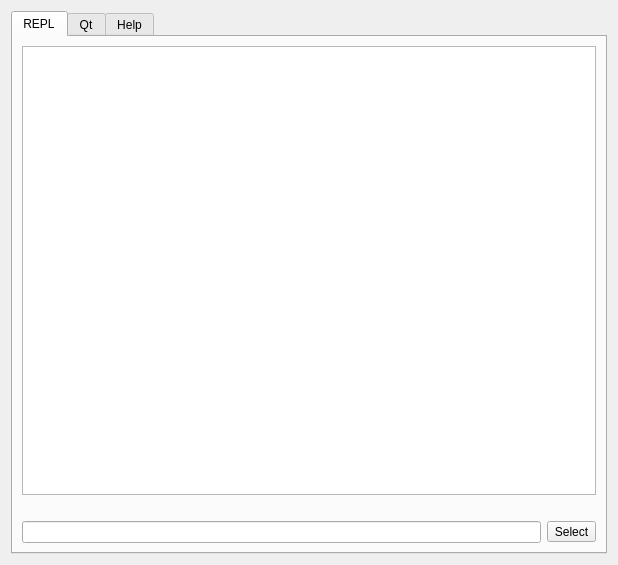
<?xml version="1.0" encoding="UTF-8"?>
<ui version="4.0">
 <class>gui</class>
 <widget class="QWidget" name="gui">
  <property name="geometry">
   <rect>
    <x>0</x>
    <y>0</y>
    <width>618</width>
    <height>565</height>
   </rect>
  </property>
  <property name="windowTitle">
   <string>EQL</string>
  </property>
  <layout class="QVBoxLayout">
   <item>
    <widget class="QTabWidget" name="main_tab">
     <property name="currentIndex">
      <number>0</number>
     </property>
     <widget class="QWidget" name="tab_1">
      <attribute name="title">
       <string>REPL</string>
      </attribute>
      <layout class="QVBoxLayout">
       <item>
        <widget class="QTextEdit" name="display"/>
       </item>
       <item>
        <layout class="QHBoxLayout" name="_3">
         <item>
          <widget class="QLabel" name="package_name">
           <property name="text">
            <string/>
           </property>
          </widget>
         </item>
         <item>
          <widget class="QLabel" name="selected_widget">
           <property name="text">
            <string/>
           </property>
           <property name="alignment">
            <set>Qt::AlignRight|Qt::AlignTrailing|Qt::AlignVCenter</set>
           </property>
          </widget>
         </item>
        </layout>
       </item>
       <item>
        <layout class="QHBoxLayout" name="_2">
         <item>
          <widget class="QLineEdit" name="edit"/>
         </item>
         <item>
          <widget class="QToolButton" name="select">
           <property name="text">
            <string>Select</string>
           </property>
          </widget>
         </item>
        </layout>
       </item>
      </layout>
     </widget>
     <widget class="QWidget" name="tab_2">
      <attribute name="title">
       <string>Qt</string>
      </attribute>
      <layout class="QVBoxLayout">
       <item>
        <widget class="QTabWidget" name="qt_tab">
         <property name="currentIndex">
          <number>0</number>
         </property>
         <widget class="QWidget" name="tab">
          <attribute name="title">
           <string>QObjects</string>
          </attribute>
          <layout class="QVBoxLayout" name="verticalLayout">
           <item>
            <widget class="QLabel" name="q_super_classes">
             <property name="text">
              <string/>
             </property>
            </widget>
           </item>
           <item>
            <layout class="QHBoxLayout" name="horizontalLayout">
             <item>
              <widget class="QComboBox" name="q_names">
               <property name="sizePolicy">
                <sizepolicy hsizetype="Minimum" vsizetype="Fixed">
                 <horstretch>0</horstretch>
                 <verstretch>0</verstretch>
                </sizepolicy>
               </property>
              </widget>
             </item>
             <item>
              <spacer name="horizontalSpacer">
               <property name="orientation">
                <enum>Qt::Horizontal</enum>
               </property>
               <property name="sizeHint" stdset="0">
                <size>
                 <width>40</width>
                 <height>20</height>
                </size>
               </property>
              </spacer>
             </item>
            </layout>
           </item>
           <item>
            <widget class="QTabWidget" name="tabWidget">
             <property name="currentIndex">
              <number>0</number>
             </property>
             <widget class="QWidget" name="tab_5">
              <attribute name="title">
               <string>Properties</string>
              </attribute>
              <layout class="QVBoxLayout">
               <item>
                <widget class="QTreeWidget" name="q_properties">
                 <property name="columnCount">
                  <number>0</number>
                 </property>
                </widget>
               </item>
              </layout>
             </widget>
             <widget class="QWidget" name="tab_6">
              <attribute name="title">
               <string>Methods</string>
              </attribute>
              <layout class="QVBoxLayout">
               <item>
                <widget class="QTreeWidget" name="q_methods">
                 <property name="columnCount">
                  <number>0</number>
                 </property>
                </widget>
               </item>
              </layout>
             </widget>
             <widget class="QWidget" name="tab_7">
              <attribute name="title">
               <string>Slots</string>
              </attribute>
              <layout class="QVBoxLayout">
               <item>
                <widget class="QTreeWidget" name="q_slots">
                 <property name="columnCount">
                  <number>0</number>
                 </property>
                </widget>
               </item>
              </layout>
             </widget>
             <widget class="QWidget" name="tab_8">
              <attribute name="title">
               <string>Signals</string>
              </attribute>
              <layout class="QVBoxLayout">
               <item>
                <widget class="QTreeWidget" name="q_signals">
                 <property name="columnCount">
                  <number>0</number>
                 </property>
                </widget>
               </item>
              </layout>
             </widget>
             <widget class="QWidget" name="tab_9">
              <attribute name="title">
               <string>Override</string>
              </attribute>
              <layout class="QVBoxLayout">
               <item>
                <widget class="QTreeWidget" name="q_override">
                 <property name="columnCount">
                  <number>0</number>
                 </property>
                </widget>
               </item>
              </layout>
             </widget>
            </widget>
           </item>
           <item>
            <widget class="QLabel" name="label_2">
             <property name="text">
              <string>Double-click to add to command line (and clipboard)</string>
             </property>
            </widget>
           </item>
          </layout>
         </widget>
         <widget class="QWidget" name="tab_4">
          <attribute name="title">
           <string>Non QObjects</string>
          </attribute>
          <layout class="QVBoxLayout" name="verticalLayout_2">
           <item>
            <widget class="QLabel" name="n_super_classes">
             <property name="text">
              <string/>
             </property>
            </widget>
           </item>
           <item>
            <layout class="QHBoxLayout" name="horizontalLayout_2">
             <item>
              <widget class="QComboBox" name="n_names">
               <property name="sizePolicy">
                <sizepolicy hsizetype="Minimum" vsizetype="Fixed">
                 <horstretch>0</horstretch>
                 <verstretch>0</verstretch>
                </sizepolicy>
               </property>
              </widget>
             </item>
             <item>
              <spacer name="horizontalSpacer_2">
               <property name="orientation">
                <enum>Qt::Horizontal</enum>
               </property>
               <property name="sizeHint" stdset="0">
                <size>
                 <width>40</width>
                 <height>20</height>
                </size>
               </property>
              </spacer>
             </item>
            </layout>
           </item>
           <item>
            <widget class="QTabWidget" name="tabWidget_2">
             <property name="currentIndex">
              <number>0</number>
             </property>
             <widget class="QWidget" name="tab_10">
              <attribute name="title">
               <string>Methods</string>
              </attribute>
              <layout class="QVBoxLayout">
               <item>
                <widget class="QTreeWidget" name="n_methods">
                 <property name="columnCount">
                  <number>0</number>
                 </property>
                </widget>
               </item>
              </layout>
             </widget>
             <widget class="QWidget" name="tab_11">
              <attribute name="title">
               <string>Override</string>
              </attribute>
              <layout class="QVBoxLayout">
               <item>
                <widget class="QTreeWidget" name="n_override">
                 <column>
                  <property name="text">
                   <string>1</string>
                  </property>
                 </column>
                </widget>
               </item>
              </layout>
             </widget>
            </widget>
           </item>
           <item>
            <widget class="QLabel" name="label_3">
             <property name="text">
              <string>Double-click to add to command line (and clipboard)</string>
             </property>
            </widget>
           </item>
          </layout>
         </widget>
         <widget class="QWidget" name="tab_12">
          <attribute name="title">
           <string>Primitives</string>
          </attribute>
          <layout class="QVBoxLayout">
           <item>
            <widget class="QTreeWidget" name="primitives">
             <column>
              <property name="text">
               <string>1</string>
              </property>
             </column>
            </widget>
           </item>
          </layout>
         </widget>
        </widget>
       </item>
      </layout>
     </widget>
     <widget class="QWidget" name="tab_3">
      <attribute name="title">
       <string>Help</string>
      </attribute>
      <layout class="QVBoxLayout">
       <item>
        <layout class="QHBoxLayout">
         <item>
          <widget class="QLineEdit" name="search_help"/>
         </item>
         <item>
          <widget class="QLabel" name="label">
           <property name="text">
            <string>Hit Return to find next</string>
           </property>
          </widget>
         </item>
        </layout>
       </item>
       <item>
        <widget class="QTextBrowser" name="help"/>
       </item>
      </layout>
     </widget>
    </widget>
   </item>
  </layout>
 </widget>
 <resources/>
 <connections/>
</ui>
